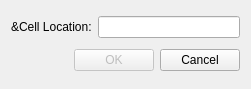
<?xml version="1.0" encoding="UTF-8"?>
<ui version="4.0">
 <class>GoToCellDialog</class>
 <widget class="QWidget" name="GoToCellDialog">
  <property name="geometry">
   <rect>
    <x>0</x>
    <y>0</y>
    <width>251</width>
    <height>89</height>
   </rect>
  </property>
  <property name="windowTitle">
   <string>Go to Cell</string>
  </property>
  <layout class="QVBoxLayout" name="verticalLayout">
   <item>
    <layout class="QHBoxLayout" name="horizontalLayout">
     <item>
      <widget class="QLabel" name="label">
       <property name="text">
        <string>&amp;Cell Location:</string>
       </property>
      </widget>
     </item>
     <item>
      <widget class="QLineEdit" name="lineEdit"/>
     </item>
    </layout>
   </item>
   <item>
    <layout class="QHBoxLayout" name="horizontalLayout_2">
     <item>
      <spacer name="horizontalSpacer">
       <property name="orientation">
        <enum>Qt::Horizontal</enum>
       </property>
       <property name="sizeHint" stdset="0">
        <size>
         <width>40</width>
         <height>20</height>
        </size>
       </property>
      </spacer>
     </item>
     <item>
      <widget class="QPushButton" name="okButton">
       <property name="enabled">
        <bool>false</bool>
       </property>
       <property name="text">
        <string>OK</string>
       </property>
       <property name="default">
        <bool>true</bool>
       </property>
      </widget>
     </item>
     <item>
      <widget class="QPushButton" name="cancelButton">
       <property name="text">
        <string>Cancel</string>
       </property>
      </widget>
     </item>
    </layout>
   </item>
  </layout>
 </widget>
 <resources/>
 <connections/>
</ui>
